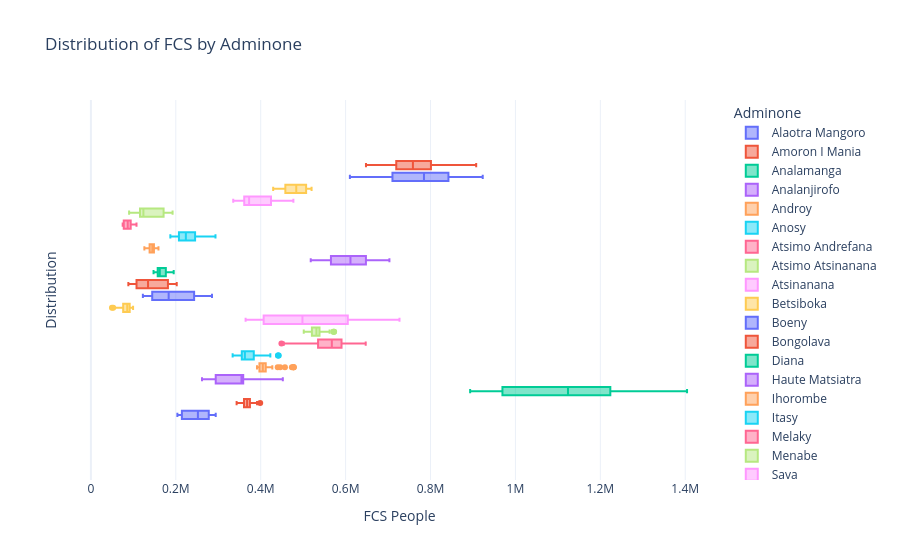

This figure's notebook cell:
### Code cell
def plot_box_fcs(df):
    """
    Create boxplot for distribution of fsc by region
    Input: df (dataframe)
    Output: Plotly figure
    """
    fig = px.box(
        df,
        x="fcs people",
        color="adminone",
        title="Distribution of FCS by Adminone"
    )
    fig.update_layout(
        xaxis_title="FCS People",
        yaxis_title="Distribution",
        legend_title="Adminone",
        template="plotly_white"
    )
    fig.show()

# Appel de la fonction
plot_box_fcs(df)
